Frame 1 (no input): blank canvas, image omitted
Frame 60 (the mouse pressed at the canvas centre just before this capture): blank canvas, image omitted
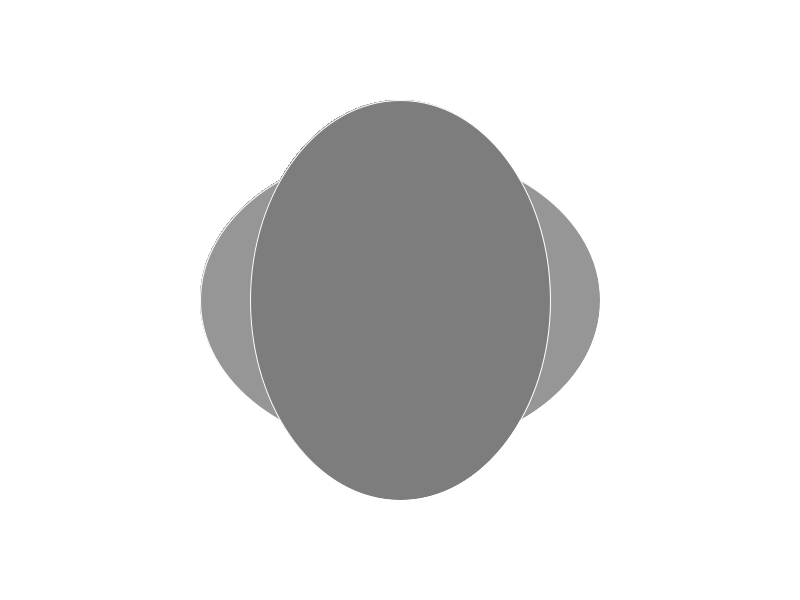
Frame 120 (the mouse held since frame 60 and released just before this capture)

The Processing sketch whose frames 1 and 60 were blank and that drew this single picture after the mouse press (run headless with seeded random() and noise(); from frame 60 on, the mouse is pressed at the canvas centre):

// Processing sketch: processing_1353
// ── processing_1353.pde

void setup () {
  size(800, 600);
  background(255);
  smooth();
  loop();
}

void draw () {
  stroke(255);
  fill(150);
  ellipse(width/2, height/2, mouseX, mouseY);
  fill(125);
  ellipse(width/2, height/2, mouseY, mouseX);
  fill(mouseY, mouseX);
  stroke(250, 0);
  rectMode(CENTER);
  rect(0, 0, mouseX, mouseY);
  rect(width, 0, mouseX, mouseY);
  rect(0, height, mouseX, mouseY);
  rect(width, height, mouseX, mouseY);
}

void keyPressed () {
  noLoop();
  if (keyCode == BACKSPACE) {
    background(255);
  }
}

void mousePressed () {
  loop();
}
